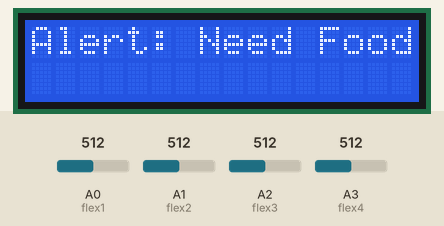
Simulated run of this sketch. Board: Arduino Uno, built with avr-gcc and run on an emulated ATmega328P. Parts: 16×2 character LCD. Inputs (shaded band) come from the test bench; at power-on: A0 (flex1) = 512, A1 (flex2) = 512, A2 (flex3) = 512, A3 (flex4) = 512. What the sketch prints to the serial monitor is not drawn.

Above: at 2.2 s.
2.3 s: A0 (flex1) set to 750
At 3.8 s:
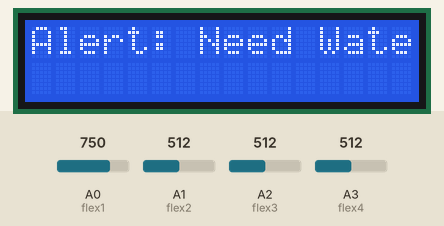
5.4 s: A1 (flex2) set to 711
6.9 s: A1 (flex2) set to 720
At 8.0 s:
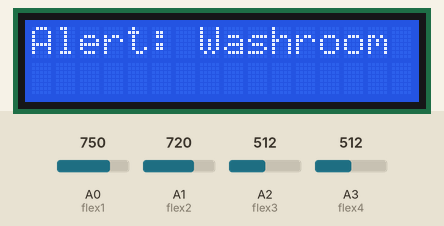
8.6 s: A2 (flex3) set to 713
10.1 s: A2 (flex3) set to 730
At 11.1 s:
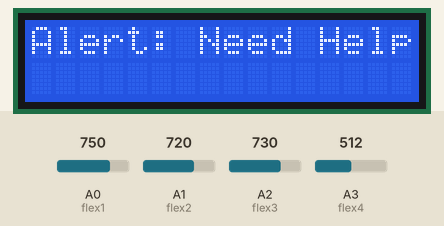
11.9 s: A3 (flex4) set to 708
13.4 s: A3 (flex4) set to 729
At 14.9 s:
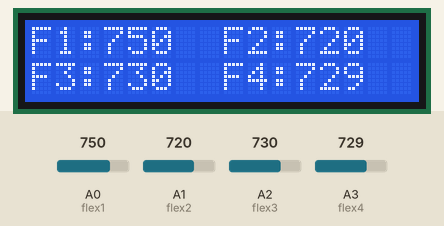
Timing chart, 0 to 16.2 s (numbered marks = the images above; inputs shaded):
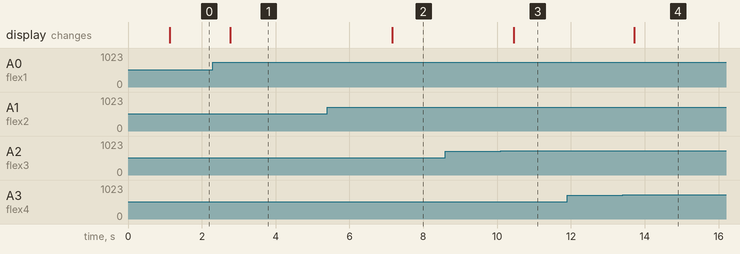

The sketch:

arduino_flex_sensor_code.ino
```cpp
#include <Wire.h>
#include <LiquidCrystal_I2C.h>

LiquidCrystal_I2C lcd(0x27, 16, 2);

// Define flex sensor pins
int flex1 = A0;
int flex2 = A1;
int flex3 = A2;
int flex4 = A3;

void setup() {
    pinMode(flex1, INPUT);
    pinMode(flex2, INPUT);
    pinMode(flex3, INPUT);
    pinMode(flex4, INPUT);

    Wire.begin();
    lcd.begin(16, 2); // Initialize the LCD
    lcd.home();
    lcd.backlight(); // Enable backlight
    lcd.print("Patient Monitor");
    delay(1000);

    Serial.begin(115200); // Set baud rate for ESP32 communication
}

void loop() {
    // Read values from flex sensors
    int val1 = analogRead(flex1);
    int val2 = analogRead(flex2);
    int val3 = analogRead(flex3);
    int val4 = analogRead(flex4);

    // Display flex values on LCD
    lcd.clear();
    lcd.setCursor(0, 0);
    lcd.print("F1:"); lcd.print(val1);
    lcd.setCursor(8, 0);
    lcd.print("F2:"); lcd.print(val2);
    lcd.setCursor(0, 1);
    lcd.print("F3:"); lcd.print(val3);
    lcd.setCursor(8, 1);
    lcd.print("F4:"); lcd.print(val4);

    // Send data to ESP32 via Serial
    Serial.print("Flex Sensor Values: ");
    Serial.print(val1); Serial.print(", ");
    Serial.print(val2); Serial.print(", ");
    Serial.print(val3); Serial.print(", ");
    Serial.println(val4);

    // Check for threshold crossings and display alert
    if (val1 < 750 || val1 > 760) {
        lcd.clear();
        lcd.print("Alert: Need Food");
//        Serial.println("Alert: Need Food");
    }
    else if (val2 < 720 || val2 > 730) {
        lcd.clear();
        lcd.print("Alert: Need Water");
//        Serial.println("Alert: Need Water");
    }
    else if (val3 < 730 || val3 > 740) {
        lcd.clear();
        lcd.print("Alert: Washroom");
//        Serial.println("Alert: Washroom");
    }
    else if (val4 < 720 || val4 > 730) {
        lcd.clear();
        lcd.print("Alert: Need Help");
//        Serial.println("Alert: Need Help");
    }

    delay(500); // Small delay for stability
}
```

Measured:
- the behaviour switches between 719 and 720 on A1 (flex2) (found by bisection; images 1 and 2)
- the behaviour switches between 729 and 730 on A2 (flex3) (found by bisection; images 2 and 3)
- the behaviour switches between 719 and 720 on A3 (flex4) (found by bisection; images 3 and 4)
- after the input at 2.3 s, the display: changes after 0.47 s (image 1)
- after the input at 5.4 s, every drawn part: stays the same
- after the input at 6.9 s, the display: changes after 0.26 s (image 2)
- after the input at 8.6 s, every drawn part: stays the same
- after the input at 10.1 s, the display: changes after 0.35 s (image 3)
- after the input at 11.9 s, every drawn part: stays the same
- after the input at 13.4 s, the display: changes after 0.32 s (image 4)
